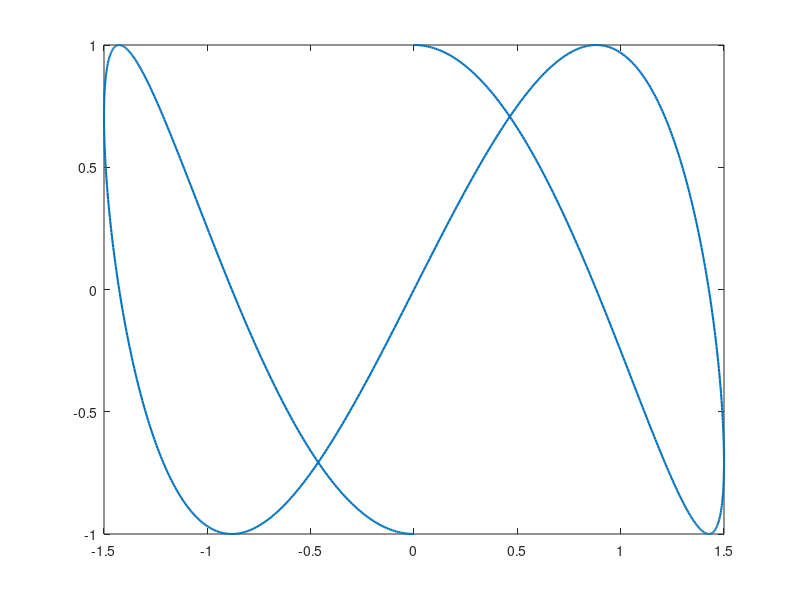

Here is the MATLAB script that generated this plot:
clear
close all

x=@(t) 1.5*sin(0.5*t)
y=@(t) cos(1.25*t)
vx=@(t) 0.75*cos(0.5*t)
vy=@(t) -1.25*sin(1.25*t)
v=@(t) sqrt(vx(t).^2+vy(t).^2)
ax=@(t) -0.375*sin(0.5*t)
ay=@(t) -1.5625*cos(1.25*t)
a= @(t) sqrt(ax(t).^2+ay(t).^2)
aT= @(t) (vx(t).*ax(t)+vy(t).*ay(t))./v(t)
aN= @(t) (vx(t).*ay(t)-vy(t).*ax(t))./v(t)



T=4*pi
t=0:T/1000:T;
t0=7.4



%% animation

plot(x(t),y(t),'linewidth',1.5)
